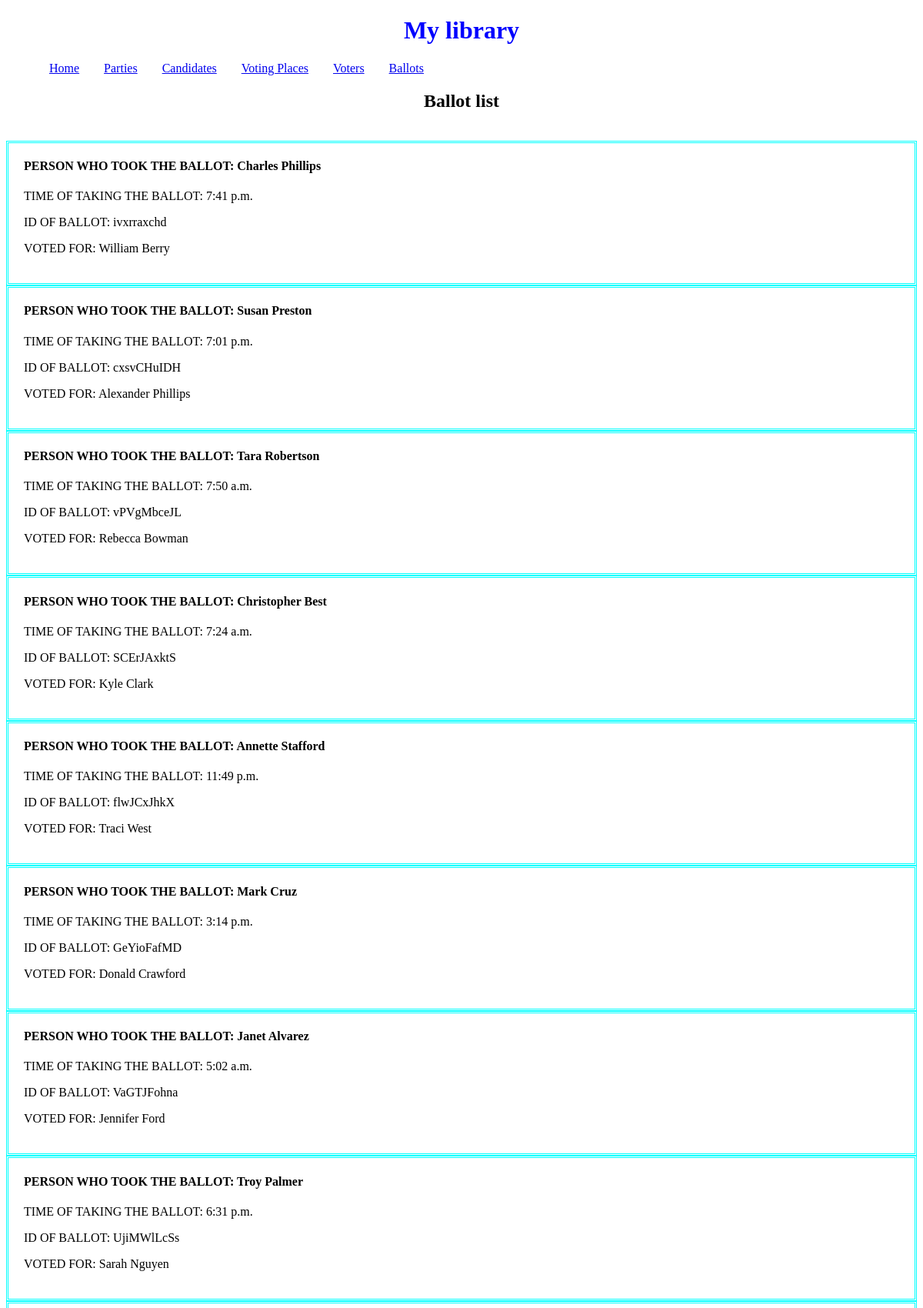
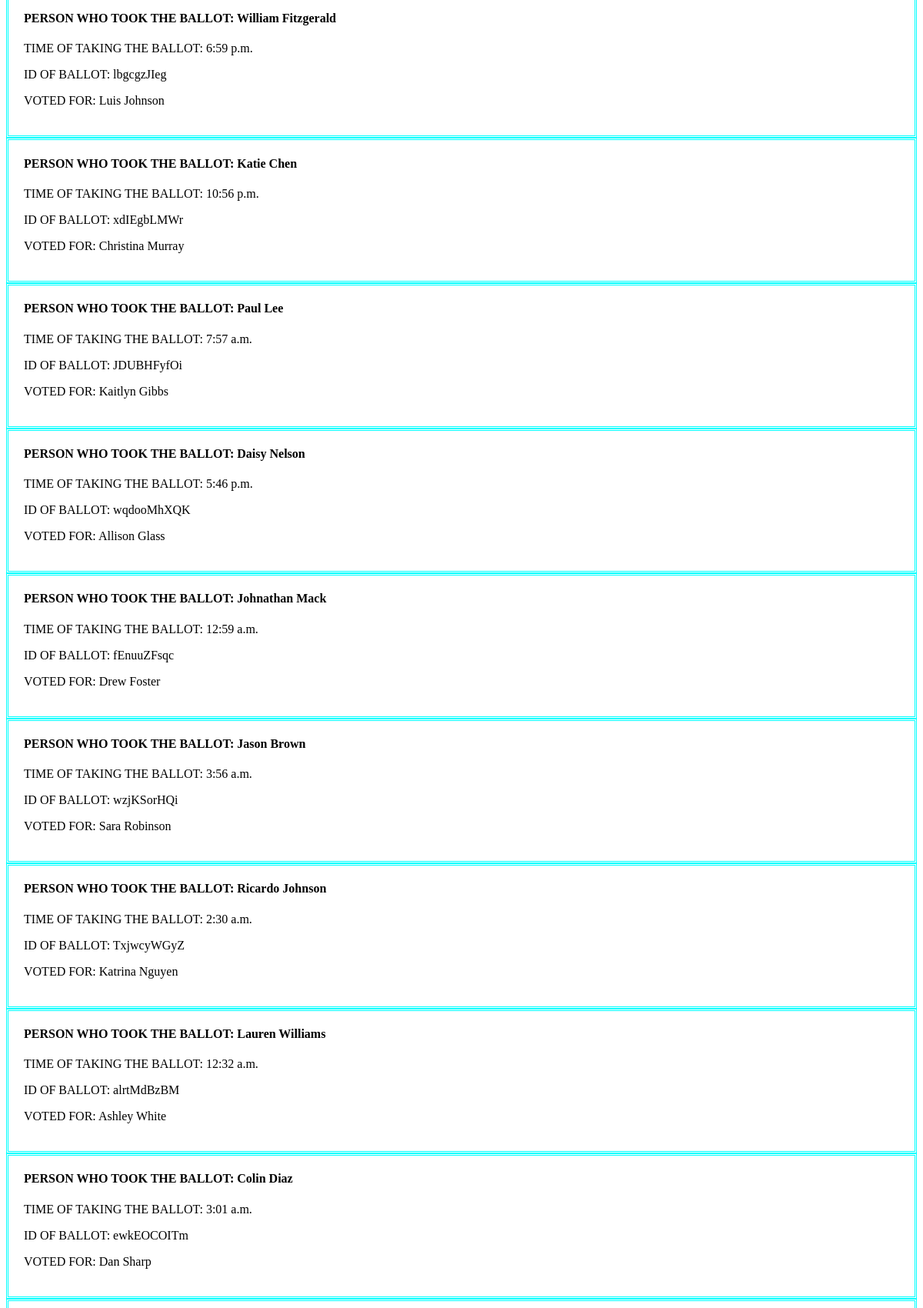
Screenshot of /ballot (upper part) with the database file from the repository (2 pictures, top to bottom).
### main/models.py (models this page shows, shortened)
class Ballot(models.Model):
    voter = models.OneToOneField(Voter, on_delete=models.CASCADE)
    time_of_ballot = models.TimeField()
    id_of_ballot = models.CharField(max_length=10)
    voted_for = models.ForeignKey(Candidate, on_delete=models.CASCADE)

class Voter(models.Model):
    name = models.CharField(max_length=100)
    OIB = models.PositiveIntegerField()
    age = models.PositiveIntegerField()
    voting_place = models.ForeignKey(VotingPlace, on_delete=models.CASCADE)
    def __str__(self):
        return self.name

class Candidate(models.Model):
    name = models.CharField(max_length=100)
    OIB = models.PositiveIntegerField()
    age = models.PositiveIntegerField()
    party = models.ManyToManyField(Party)
    def __str__(self):
        return self.name
    def party_names(self):
        return ', '.join([a.abbreviation for a in self.party.all()])
    party_names.short_description="Parties: "

### main/views.py (the view)
# urls.py: path("ballot", BallotList.as_view()),
class BallotList(ListView):
    model = Ballot

### templates/main/ballot_list.html
{% extends "base_generic.html" %}
{% block content %}
<br>
<h2> Ballot list </h2>
<br>
{% for ballot in ballot_list %}
    <div class="book">
        <h4> PERSON WHO TOOK THE BALLOT:  {{ballot.voter}} </h4>
        <p> TIME OF TAKING THE BALLOT: {{ballot.time_of_ballot}} </p>
        <p> ID OF BALLOT: {{ballot.id_of_ballot}} </p>
        <p> VOTED FOR: {{ballot.voted_for}} </p>
    </div>
{% endfor %}
{% endblock %}

### main/static/style.css (style rules this page uses)
h2 { text-align: center; }
.book { border-color: cyan; border-style: double; padding-left: 20px; padding-right: 20px; padding-bottom: 20px; }

### rows the page displays
Ballot: voter "Charles Phillips", time_of_ballot "7:41 p.m.", id_of_ballot "ivxrraxchd", voted_for "William Berry"
Ballot: voter "Susan Preston", time_of_ballot "7:01 p.m.", id_of_ballot "cxsvCHuIDH", voted_for "Alexander Phillips"
Ballot: voter "Tara Robertson", time_of_ballot "7:50 a.m.", id_of_ballot "vPVgMbceJL", voted_for "Rebecca Bowman"
Ballot: voter "Christopher Best", time_of_ballot "7:24 a.m.", id_of_ballot "SCErJAxktS", voted_for "Kyle Clark"
Ballot: voter "Annette Stafford", time_of_ballot "11:49 p.m.", id_of_ballot "flwJCxJhkX", voted_for "Traci West"
Ballot: voter "Mark Cruz", time_of_ballot "3:14 p.m.", id_of_ballot "GeYioFafMD", voted_for "Donald Crawford"
Ballot: voter "Janet Alvarez", time_of_ballot "5:02 a.m.", id_of_ballot "VaGTJFohna", voted_for "Jennifer Ford"
Ballot: voter "Troy Palmer", time_of_ballot "6:31 p.m.", id_of_ballot "UjiMWlLcSs", voted_for "Sarah Nguyen"
Ballot: voter "William Fitzgerald", time_of_ballot "6:59 p.m.", id_of_ballot "lbgcgzJIeg", voted_for "Luis Johnson"
Ballot: voter "Katie Chen", time_of_ballot "10:56 p.m.", id_of_ballot "xdIEgbLMWr", voted_for "Christina Murray"
Ballot: voter "Paul Lee", time_of_ballot "7:57 a.m.", id_of_ballot "JDUBHFyfOi", voted_for "Kaitlyn Gibbs"
Ballot: voter "Daisy Nelson", time_of_ballot "5:46 p.m.", id_of_ballot "wqdooMhXQK", voted_for "Allison Glass"
Ballot: voter "Johnathan Mack", time_of_ballot "12:59 a.m.", id_of_ballot "fEnuuZFsqc", voted_for "Drew Foster"
Ballot: voter "Jason Brown", time_of_ballot "3:56 a.m.", id_of_ballot "wzjKSorHQi", voted_for "Sara Robinson"
Ballot: voter "Ricardo Johnson", time_of_ballot "2:30 a.m.", id_of_ballot "TxjwcyWGyZ", voted_for "Katrina Nguyen"
Ballot: voter "Lauren Williams", time_of_ballot "12:32 a.m.", id_of_ballot "alrtMdBzBM", voted_for "Ashley White"
Ballot: voter "Colin Diaz", time_of_ballot "3:01 a.m.", id_of_ballot "ewkEOCOITm", voted_for "Dan Sharp"
